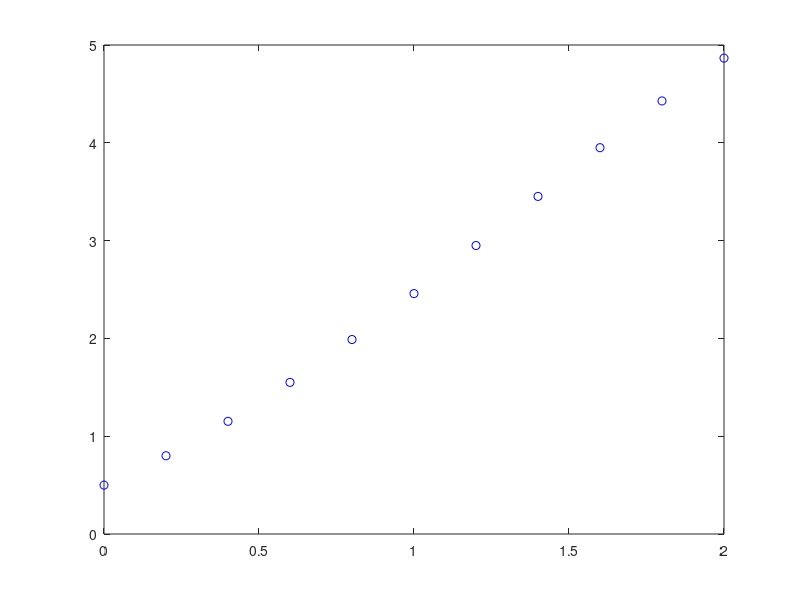

This chart was generated by the following MATLAB code:
clearvars;
f = @(t,y) y-t^2+1;
% exact solution y(t) = (t+1)^2 + 1/2 exp(t)
a = 0;
b = 2;
N = 10;
h = (b-a)/N;
y = zeros(N+1,1);
y(1) = 1/2;
t = zeros(N+1,1);
t0 = 0;
y(1) = 1/2;
t(1) = t0;

for i=1:N
  t(i+1) = a+i*h;
  %t(i+1) = t(i);
  y(i+1) = y(i) + h*f(t(i), y(i));
end

figure(1);
plot(t,y,'ob')
